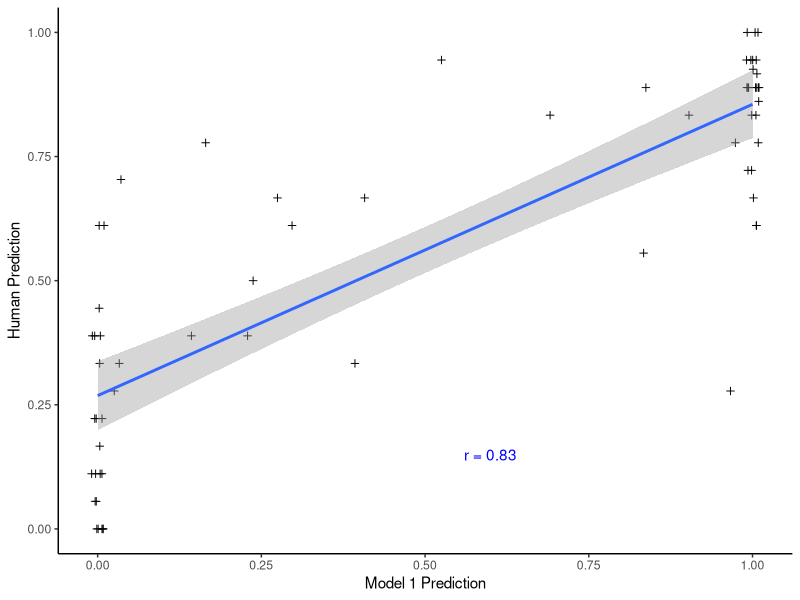
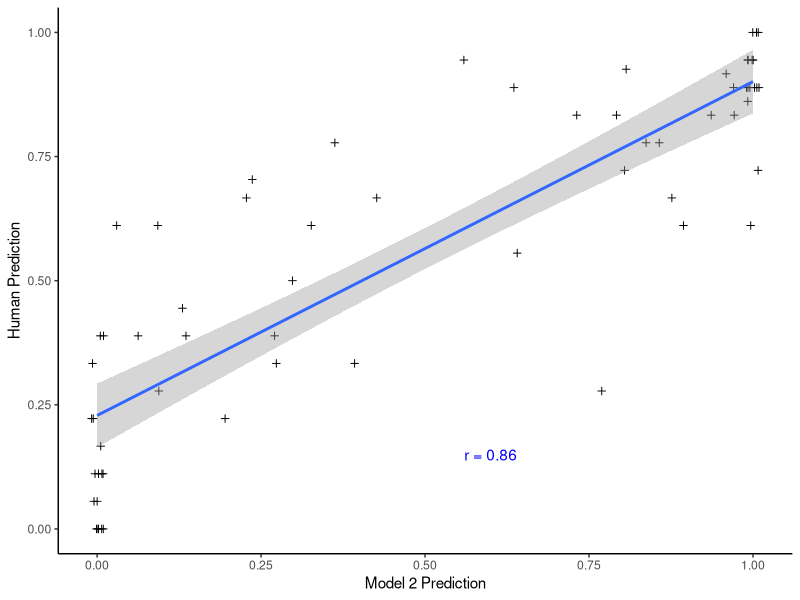
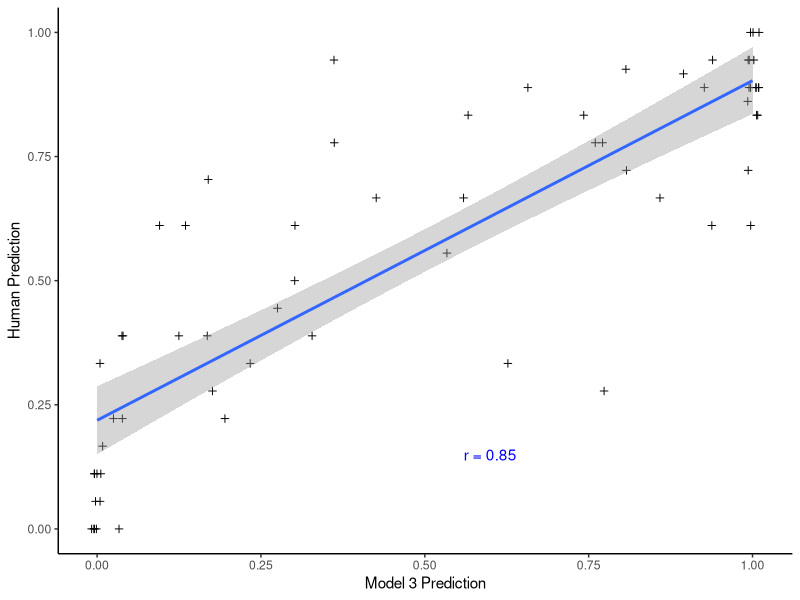
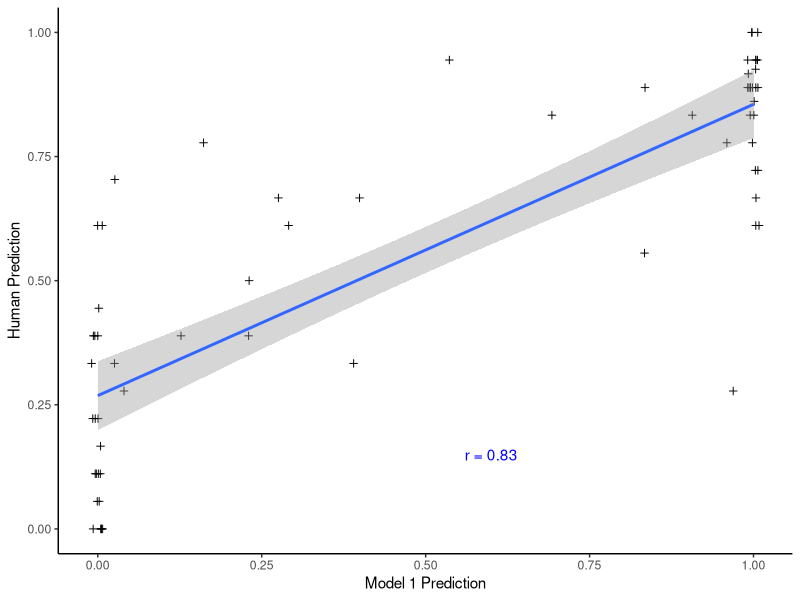
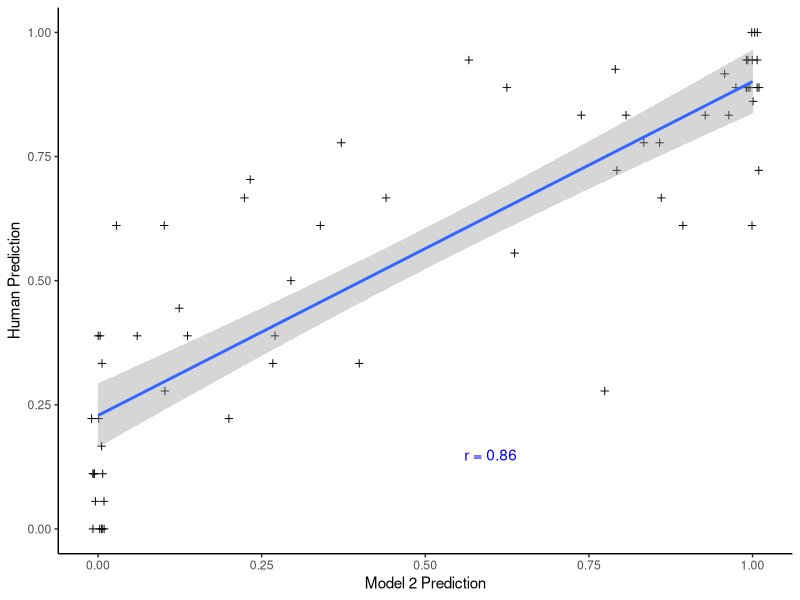
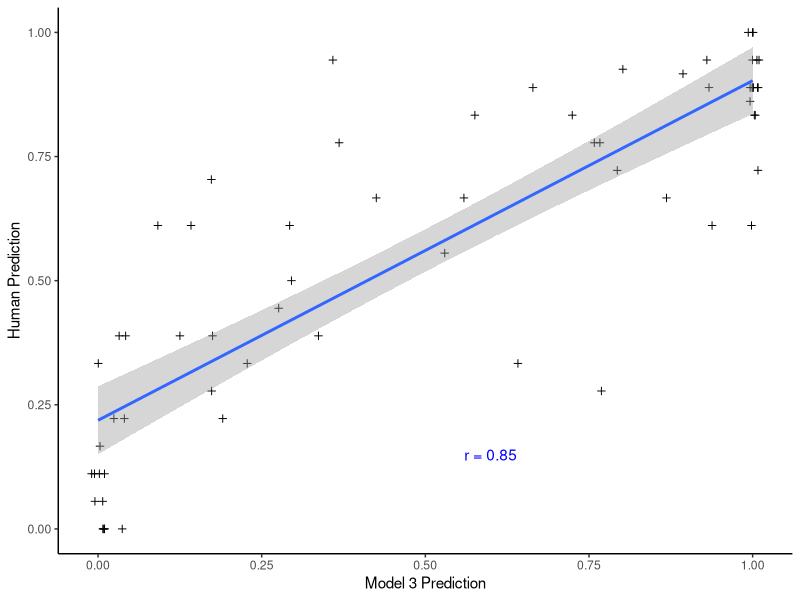

Source code (R) for these figures, in order:
library(tidyverse)
library(rstudioapi)
## Set plotting preferences
ggplot2::theme_set(ggplot2::theme_bw(base_size=18))
ggplot2::theme_update(panel.grid = ggplot2::element_blank(), 
                      strip.background = ggplot2::element_blank(),
                      legend.key = ggplot2::element_blank(),
                      panel.border = ggplot2::element_blank(),
                      axis.line = ggplot2::element_line(),
                      strip.text = ggplot2::element_text(face = "bold"),
                      plot.title = element_text(hjust = 0.5))
options(ggplot2.discrete.colour= c("#A31F34", "#8A8B8C"))

## Set function defaults
filter <- dplyr::filter
group_by <- dplyr::group_by
summarize <- dplyr::summarize
select <- dplyr::select

## Set working directory
setwd(dirname(rstudioapi::getActiveDocumentContext()$`path`))



all_subjs <- read_csv('data_cleaned/all_subjs.csv')

correct_responses = read_csv('collision_correct_responses.csv')
m1_data <- read_csv("model_data/model1/m1_noise0.1.csv") %>% 
  rename(m1_preds = model_prediction)

m2_data <- read_csv("model_data/model2/m2_fr0.1_vel0.05.csv") %>% 
  rename(m2_preds = model_prediction)

m3_data <- read_csv("model_data/model3/m3_fr0.1_vel0.05_col0.15.csv") %>% 
  rename(m3_preds = model_prediction)

df_final <- all_subjs %>% 
  filter(trial_type == "exp") %>%
  select(c(speed, friction, collider_position, response, participant_id)) %>% 
  mutate(response = ifelse(response == "f", 1, 0)) %>% 
  group_by(speed, friction, collider_position, participant_id) %>% 
  summarise(mean_response = mean(response)) %>% 
  merge(m3_data, by=c('speed', 'friction', 'collider_position')) %>% 
  merge(m2_data, by=c('speed', 'friction', 'collider_position')) %>% 
  merge(m1_data, by=c('speed', 'friction', 'collider_position')) %>%
  merge(correct_responses, by = c('collider_position', 'speed', 'friction')) %>%
  group_by(collider_position,m1_preds, m2_preds, m3_preds, friction, speed) %>% 
  summarise(
    mean_resp = mean(mean_response)
  )


m1_corr = cor.test(df_final$mean_resp, df_final$m1_preds)
m2_corr = cor.test(df_final$mean_resp, df_final$m2_preds)
m3_corr = cor.test(df_final$mean_resp, df_final$m3_preds)

df_final %>% 
  ggplot(
    aes(x = m1_preds, y = mean_resp)
  ) +
  geom_jitter(
    shape = 3,
    width = 0.01,
    height = 0
    ) +
  geom_smooth(method='lm') +
  xlab("Model 1 Prediction") +
  ylab("Human Prediction") +
  annotate("text", x = 0.6, y= 0.15, label = "r = 0.83", color = "blue") +
  theme_classic()

ggsave("plots/compare_models/m1_corr.png",
       width=3, height=3)

df_final %>% 
  ggplot(
    aes(x = m2_preds, y = mean_resp)
  ) +
  geom_jitter(
    shape = 3,
    width = 0.01,
    height = 0
  ) +
  geom_smooth(method='lm') +
  xlab("Model 2 Prediction") +
  ylab("Human Prediction") +
  annotate("text", x = 0.6, y= 0.15, label = "r = 0.86", color = "blue") +
  theme_classic()

ggsave("plots/compare_models/m2_corr.png",
       width=3, height=3)


df_final %>% 
  ggplot(
    aes(x = m3_preds, y = mean_resp)
  ) +
  geom_jitter(
    shape = 3,
    width = 0.01,
    height = 0
  ) +
  geom_smooth(method='lm') +
  xlab("Model 3 Prediction") +
  ylab("Human Prediction") +
  annotate("text", x = 0.6, y= 0.15, label = "r = 0.85", color = "blue") +
  theme_classic()


ggsave("plots/compare_models/m3_corr.png",
       width=3, height=3)
